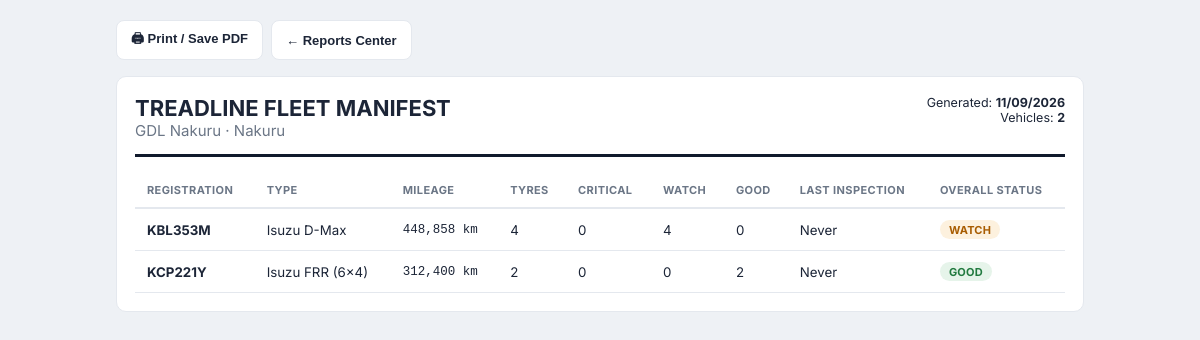
Page /report_fleet_manifest.php?branch_id=1 (signed in) on the committed database.
### tables this page shows
CREATE TABLE branches (
    id INT AUTO_INCREMENT PRIMARY KEY,
    name VARCHAR(150) NOT NULL,
    code VARCHAR(30) UNIQUE NOT NULL,
    location VARCHAR(150),
    manager VARCHAR(150),
    contact VARCHAR(60),
    status ENUM('ACTIVE','INACTIVE') DEFAULT 'ACTIVE',
    created_at DATETIME DEFAULT CURRENT_TIMESTAMP
);

CREATE TABLE vehicles (
    id INT AUTO_INCREMENT PRIMARY KEY,
    plate_number VARCHAR(30) UNIQUE NOT NULL,
    fleet_number VARCHAR(30),
    vehicle_type_id INT NOT NULL,
    make VARCHAR(60),
    model VARCHAR(60),
    year YEAR,
    vin VARCHAR(60),
    branch_id INT NOT NULL,
    department VARCHAR(100),
    driver_name VARCHAR(150),
    current_mileage INT DEFAULT 0,
    mileage_reading_date DATE,
    status ENUM('ACTIVE','MAINTENANCE','OUT_OF_SERVICE','SOLD','ARCHIVED') DEFAULT 'ACTIVE',
    spare_count INT NOT NULL DEFAULT 1,
    towed_by_vehicle_id INT NULL COMMENT 'For trailers: the truck/prime mover that tows this trailer, if any',
    photo VARCHAR(255),
    date_added DATE DEFAULT (CURRENT_DATE),
    created_at DATETIME DEFAULT CURRENT_TIMESTAMP,
    FOREIGN KEY (vehicle_type_id) REFERENCES vehicle_types(id),
    FOREIGN KEY (branch_id) REFERENCES branches(id),
    FOREIGN KEY (towed_by_vehicle_id) REFERENCES vehicles(id)
);

### config/db.php (called while the page is built, shortened)
<?php
function db(): PDO {
    static $pdo = null;
    if ($pdo === null) {
        try {
            $pdo = new PDO(
                "mysql:host=" . DB_HOST . ";dbname=" . DB_NAME . ";charset=utf8mb4",
                DB_USER,
                DB_PASS,
                [
                    PDO::ATTR_ERRMODE => PDO::ERRMODE_EXCEPTION,
                    PDO::ATTR_DEFAULT_FETCH_MODE => PDO::FETCH_ASSOC,
                    PDO::ATTR_EMULATE_PREPARES => false,
                ]
            );
        } catch (PDOException $e) {
            http_response_code(500);
            die('<h2>Database connection failed</h2><p>' . htmlspecialchars($e->getMessage()) . '</p><p>Check <code>config/db.php</code> and run <code>sql/schema.sql</code> first. See README.md.</p>');
        }
    }
    return $pdo;
}

### includes/functions.php (called while the page is built, shortened)
<?php
function get_setting(string $key, $default = null) {
    static $settings = null;
    if ($settings === null) {
        $settings = [];
        foreach (db()->query("SELECT setting_key, setting_value FROM settings") as $row) {
            $settings[$row['setting_key']] = $row['setting_value'];
        }
    }
    return $settings[$key] ?? $default;
}
function e(?string $s): string { return htmlspecialchars($s ?? '', ENT_QUOTES, 'UTF-8'); }
function badge_class(string $status): string {
    return match (strtoupper($status)) {
        'CRITICAL' => 'badge-critical',
        'WATCH','WARNING','LOW','HIGH','MAINTENANCE','PENDING' => 'badge-watch',
        'GOOD','EXCELLENT','NORMAL','ACTIVE','APPROVED','IN_SERVICE' => 'badge-good',
        'STOCK' => 'badge-info',
        default => 'badge-muted',
    };
}

### report_fleet_manifest.php (the view, shortened to what this page needs)
<?php
$branchId = (int)($_GET['branch_id'] ?? 0);
$branch = db()->prepare("SELECT * FROM branches WHERE id=?"); $branch->execute([$branchId]); $branch = $branch->fetch();
$critical = (float) get_setting('tread_critical_mm', 2.0);
$watch = (float) get_setting('tread_watch_mm', 5.0);
$stmt = db()->prepare("SELECT v.*,
  (SELECT COUNT(*) FROM tyres t WHERE t.current_vehicle_id=v.id AND t.status='IN_SERVICE') tyre_count,
  (SELECT COUNT(*) FROM tyres t WHERE t.current_vehicle_id=v.id AND t.status='IN_SERVICE' AND t.current_tread_mm<=$critical) critical_count,
  (SELECT COUNT(*) FROM tyres t WHERE t.current_vehicle_id=v.id AND t.status='IN_SERVICE' AND t.current_tread_mm<$watch AND t.current_tread_mm>$critical) watch_count,
  (SELECT MAX(i.inspection_date) FROM inspections i WHERE i.vehicle_id=v.id) last_inspection
  FROM vehicles v WHERE v.branch_id=? AND v.status<>'ARCHIVED' ORDER BY v.plate_number");
$stmt->execute([$branchId]);
$vehicles = $stmt->fetchAll();
include __DIR__ . '/includes/print_head.php';
?>
<div style="max-width:1000px;margin:20px auto;padding:0 16px;">
  <div class="no-print" style="margin-bottom:16px;display:flex;gap:8px;">
    <button class="btn btn-outline" onclick="window.print()">🖨 Print / Save PDF</button>
    <button class="btn btn-outline" onclick="location.href='reports.php'">← Reports Center</button>
  </div>
  <div class="tl-card">
    <div style="display:flex;justify-content:space-between;border-bottom:3px solid #101a2c;padding-bottom:14px;margin-bottom:16px;">
      <div><h1 style="margin:0;font-size:22px;">TREADLINE FLEET MANIFEST</h1><div class="text-muted"><?= e($branch['name']) ?> · <?= e($branch['location']) ?></div></div>
      <div style="text-align:right;font-size:12.5px;">Generated: <b><?= date('d/m/Y') ?></b><br>Vehicles: <b><?= count($vehicles) ?></b></div>
    </div>
    <table class="tl-table">
      <thead><tr><th>Registration</th><th>Type</th><th>Mileage</th><th>Tyres</th><th>Critical</th><th>Watch</th><th>Good</th><th>Last Inspection</th><th>Overall Status</th></tr></thead>
      <tbody>
      <?php foreach ($vehicles as $v):
        $good = $v['tyre_count'] - $v['critical_count'] - $v['watch_count'];
        $overall = $v['critical_count'] > 0 ? 'CRITICAL' : ($v['watch_count'] > 0 ? 'WATCH' : 'GOOD');
      ?>
        <tr>
          <td><b><?= e($v['plate_number']) ?></b></td>
          <td><?= e($v['make'].' '.$v['model']) ?></td>
          <td class="mono"><?= number_format($v['current_mileage']) ?> km</td>
          <td><?= (int)$v['tyre_count'] ?></td>
          <td><?= (int)$v['critical_count'] ?></td>
          <td><?= (int)$v['watch_count'] ?></td>
          <td><?= max(0,$good) ?></td>
          <td><?= $v['last_inspection'] ? fmt_date($v['last_inspection']) : 'Never' ?></td>
          <td><span class="badge <?= badge_class($overall) ?>"><?= $overall ?></span></td>
        </tr>
      <?php endforeach; ?>
      </tbody>
    </table>
  </div>
</div>
</body></html>

### assets/css/style.css (style rules this page uses)
:root { --tl-navy:#101a2c; --tl-navy-2:#16233b; --tl-navy-3:#1d2d4a; --tl-accent:#e08a2c; --tl-accent-2:#f5a83c; --tl-green:#2f9e5b; --tl-red:#dc3545; --tl-amber:#e69138; --tl-blue:#2f6fed; --tl-bg:#f4f6f9; --tl-card:#ffffff; --tl-border:#e4e8ee; --tl-text:#1c2537; --tl-text-muted:#6b7686; --radius:10px; font-size:15px; }
* { box-sizing:border-box; }
body { margin:0; background:var(--tl-bg); color:var(--tl-text); font-family:'Inter','Segoe UI',Roboto,Helvetica,Arial,sans-serif; -webkit-font-smoothing:antialiased; }
.tl-card { background:var(--tl-card); border:1px solid var(--tl-border); border-radius:var(--radius); padding:18px; }
.badge { display:inline-block; padding:2.5px 9px; border-radius:20px; font-size:11px; font-weight:700; letter-spacing:.2px; }
.badge-watch { background:#fdf1de; color:#a85c00; }
.badge-good { background:#e6f4ea; color:#217a3f; }
.tl-table { width:100%; border-collapse:collapse; font-size:13.3px; }
.tl-table th { text-align:left; font-size:11px; text-transform:uppercase; letter-spacing:.4px; color:var(--tl-text-muted); padding:10px 12px; border-bottom:2px solid var(--tl-border); font-weight:700; }
.tl-table td { padding:11px 12px; border-bottom:1px solid var(--tl-border); vertical-align:middle; }
.tl-table .mono { font-family:'SFMono-Regular',Consolas,monospace; font-size:12.5px; }
.btn { display:inline-flex; align-items:center; gap:6px; border-radius:8px; padding:8px 14px; font-size:13px; font-weight:700; cursor:pointer; border:1px solid transparent; }
.btn-outline { background:#fff; border:1px solid var(--tl-border); color:var(--tl-text); }
.text-muted { color:var(--tl-text-muted); }

### includes/print_head.php (style rules this page uses)
body { background:#eef1f5; }

### rows in the picture
branches: name "GDL Nakuru", location "Nakuru"
vehicles: plate_number "KBL353M", make+model "Isuzu D-Max", current_mileage "448,858", tyre_count "4", critical_count "0", watch_count "4", max(0,$good) "0", overall "WATCH"
vehicles: plate_number "KCP221Y", make+model "Isuzu FRR (6x4)", current_mileage "312,400", tyre_count "2", critical_count "0", watch_count "0", max(0,$good) "2", overall "GOOD"

### other values in the picture
count($vehicles) "2"
